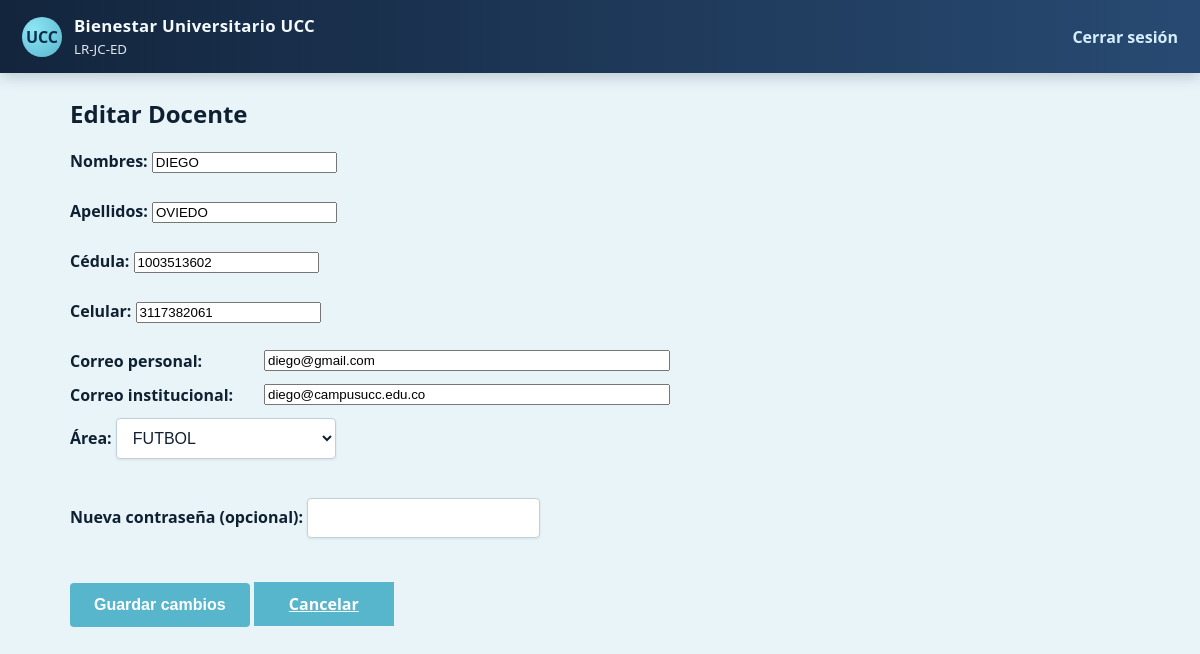
/admin/docentes/3/edit (signed in), run on the app's committed database.
### models.py (models this page shows, shortened)
class User(UserMixin, db.Model):
    __tablename__ = 'users'
    id = db.Column(db.Integer, primary_key=True)
    nombre = db.Column(db.String(120), nullable=False)
    apellido = db.Column(db.String(120))
    cedula = db.Column(db.String(50), unique=True)
    celular = db.Column(db.String(40))
    correo_personal = db.Column(db.String(120))
    correo = db.Column(db.String(120), unique=True, nullable=False)
    password_hash = db.Column(db.String(128), nullable=False)
    rol = db.Column(db.String(30), nullable=False)
    area = db.Column(db.String(80))

### app.py (the view, shortened to what this page needs)
@app.route('/admin/docentes/<int:docente_id>/edit', methods=['GET', 'POST'])
@login_required
def edit_docente(docente_id):
    if current_user.rol != 'admin':
        flash('Acceso denegado', 'danger')
        return redirect(url_for('index'))
    docente = db.session.get(User, docente_id)
    if not docente or docente.rol != 'docente':
        flash('Docente no encontrado', 'danger')
        return redirect(url_for('admin_dashboard'))
    return render_template('admin_edit_docente.html', docente=docente)

### app.py (called while the page is built, shortened)
@login_manager.user_loader
def load_user(user_id):
    try:
        return db.session.get(User, int(user_id))
    except Exception:
        return None

@app.context_processor
def inject_csrf_token():
    return {'csrf_token': get_csrf_token}

@app.before_request
def protect_from_csrf():
    if not app.config.get('SECURITY_HARDENING_ENABLED', False):
        return None

@app.after_request
def set_security_headers(response):
    if not app.config.get('SECURITY_HARDENING_ENABLED', False):
        return response

@app.before_request
def enforce_session_inactivity_timeout():
    if not app.config.get('SECURITY_HARDENING_ENABLED', False):
        return None

@app.before_request
def force_student_password_change():
    if not getattr(current_user, 'is_authenticated', False):
        return None
    if not session.get('force_password_change'):
        return None
    allowed_endpoints = {'change_password', 'logout', 'static'}
    if request.endpoint in allowed_endpoints:
        return None
    return redirect(url_for('change_password'))

### templates/admin_edit_docente.html (shortened to what this page needs)
{% extends 'base.html' %}
{% block content %}
  <h2>Editar Docente</h2>
  <form method="post">
    <label>Nombres: <input name="nombre" required value="{{ docente.nombre or '' }}"></label><br>
    <label>Apellidos: <input name="apellido" required value="{{ docente.apellido or '' }}"></label><br>
    <label>Cédula: <input name="cedula" required value="{{ docente.cedula or '' }}"></label><br>
    <label>Celular: <input name="celular" value="{{ docente.celular or '' }}"></label><br>
    <div class="field-row">
      <label for="correo_personal">Correo personal:</label>
      <input id="correo_personal" name="correo_personal" type="email" value="{{ docente.correo_personal or '' }}">
    </div>
    <div class="field-row">
      <label for="correo_institucional">Correo institucional:</label>
      <input id="correo_institucional" name="correo" type="email" required pattern="[A-Za-z0-9._%+-]+@campusucc\.edu\.co" title="Debe usar una cuenta @campusucc.edu.co" value="{{ docente.correo or '' }}">
    </div>
    <label>Área:
      <select name="area" required>
        <option value="FUTBOL" {% if docente.area == 'FUTBOL' %}selected{% endif %}>FUTBOL</option>
      </select>
    </label><br>
    <label>Nueva contraseña (opcional): <input name="password" type="password" minlength="4"></label><br>
    <button type="submit">Guardar cambios</button>
    <a class="btn" href="{{ url_for('admin_dashboard') }}">Cancelar</a>
  </form>
{% endblock %}

### static/styles.css (style rules this page uses)
:root { --ucc-azul-900: #13253d; --ucc-azul-800: #1a324f; --ucc-azul-700: #284a72; --ucc-azul-500: #2f7fc1; --ucc-cyan-400: #58b6cc; --campus-btn: #58b6cc; --campus-btn-hover: #6ec4d8; --text-100: #f6fbff; --text-900: #102033; --bg-soft: #f3f7fb; --ok: #1f8a43; --warn: #ad7300; --bad: #b43838; --card-shadow: 0 10px 28px rgba(15, 39, 66, 0.16); }
* { box-sizing: border-box; }
body { margin: 0; font-family: "Segoe UI", Tahoma, Geneva, Verdana, sans-serif; background-color: #e8f4f8; color: var(--text-900); }
body::before { content: ""; position: fixed; inset: 0; background: none; z-index: 0; pointer-events: none; }
.btn { border: 0; border-radius: 0; padding: 0 18px; min-width: 140px; height: 44px; display: inline-flex; align-items: center; justify-content: center; font-weight: 700; background: var(--campus-btn); color: #ffffff; cursor: pointer; text-align: center; }
button, .btn { padding: 0 18px; font-size: 1rem; min-width: 140px; height: 44px; display: inline-flex; align-items: center; justify-content: center; }
.container h2, .container h3 { color: var(--text-900); font-weight: 700; margin-top: 0; }
.container label { display: block; margin-bottom: 5px; font-weight: 600; color: var(--text-900); }
.field-row { display: grid; grid-template-columns: 180px 1fr; align-items: center; gap: 14px; margin-bottom: 12px; }
.field-row label { display: block; margin-bottom: 0; }
.field-row input, .field-row select { width: 100%; max-width: 100%; }
.container input[type="text"], .container input[type="password"], .container input[type="number"], .container input[type="date"], .container textarea, .container select { width: auto; padding: 10px 12px; margin-bottom: 12px; border: 1px solid #c0d0db; border-radius: 4px; font-size: 1rem; background: #ffffff; color: var(--text-900); box-shadow: 0 1px 3px rgba(0, 0, 0, 0.08); }
.container input[type="email"], .container textarea { width: 100%; }
.container select { min-width: 220px; max-width: 320px; }
.container form { max-width: 600px; }
.container button[type="submit"] { background: var(--campus-btn); color: white; border: none; padding: 12px 24px; border-radius: 4px; font-weight: 600; cursor: pointer; font-size: 1rem; margin-top: 6px; }

### data on the page
User: nombre "DIEGO", apellido "OVIEDO", cedula "1003513602", celular "3117382061", correo_personal "diego@gmail.com", correo "diego@campusucc.edu.co", area "FUTBOL"
